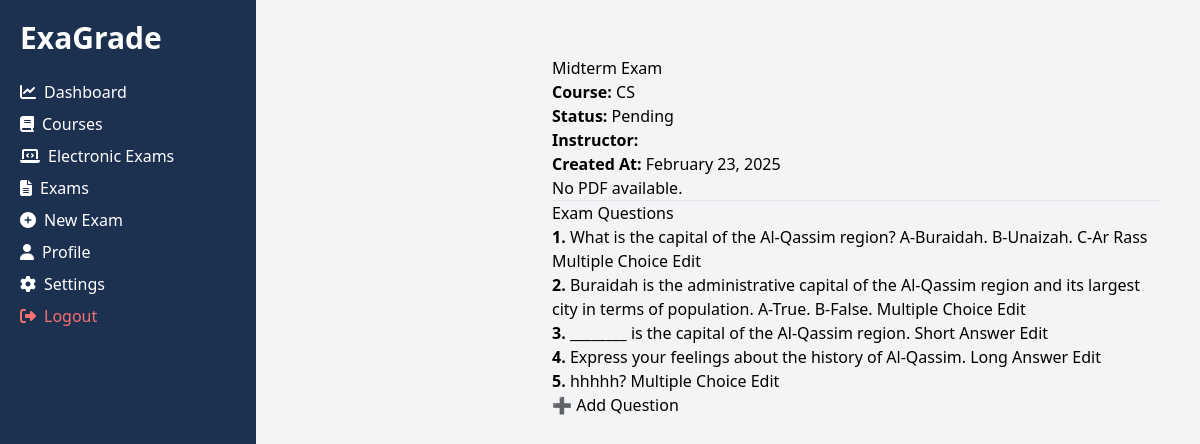
The page /exams/3/ (signed in) on the database its author committed.
### exams/models.py (models this page shows, shortened)
class Exam(models.Model):
    STATUS_CHOICES = [
        ("done", "Done"),
        ("progress", "Progress"),
        ("pending", "Pending"),
        ("requires_attention", "Requires Attention"),
    ]
    name = models.CharField(max_length=255)
    course = models.ForeignKey("courses.Course", on_delete=models.CASCADE, related_name="exams")
    created_at = models.DateTimeField(auto_now_add=True)
    status = models.CharField(max_length=20, choices=STATUS_CHOICES, default="pending")
    instructor = models.ForeignKey(CustomUser, on_delete=models.CASCADE, related_name="exams")
    solution_module = models.FileField(upload_to="exams/solution_modules/", blank=True, null=True)
    student_paper = models.FileField(upload_to="exams/student_papers/", blank=True, null=True)
    pdf_file = models.FileField(upload_to="exams/pdfs/", blank=True, null=True)

class Question(models.Model):
    QUESTION_TYPES = [
        ("TF", "True/False"),
        ("MCQ", "Multiple Choice"),
        ("SA", "Short Answer"),
        ("LA", "Long Answer"),
    ]
    exam = models.ForeignKey(Exam, on_delete=models.CASCADE, related_name="questions")
    text = models.TextField()
    question_type = models.CharField(max_length=10, choices=QUESTION_TYPES)

### courses/models.py (models this page shows, shortened)
class Course(models.Model):
    name = models.CharField(max_length=255)
    description = models.TextField(blank=True, null=True)
    instructor = models.ForeignKey(CustomUser, on_delete=models.CASCADE, related_name="courses")
    students = models.ManyToManyField(CustomUser, related_name="enrolled_courses", blank=True)
    course_code = models.CharField(max_length=6, unique=True, blank=True)  # Unique 6-digit code

### exams/views.py (the view)
# urls.py: path("<int:exam_id>/", exam_detail_view, name="detail"),
@login_required
def exam_detail_view(request, exam_id):
    exam = get_object_or_404(Exam, id=exam_id)
    questions = exam.questions.all()
    logger.debug(f"Rendering exam {exam.id} - {exam.name}")
    return render(request, "exams/exam_detail.html", {
        "exam": exam,
        "questions": questions
    })

### exams/templates/exams/exam_detail.html (shortened to what this page needs)
{% extends "base.html" %}
{% block content %}
<div class="container mt-4">
    <h2>{{ exam.name }}</h2>
    <p><strong>Course:</strong> {{ exam.course.name }}</p>
    <p><strong>Status:</strong> {{ exam.get_status_display }}</p>
    <p><strong>Instructor:</strong> {{ exam.instructor.get_full_name }}</p>
    <p><strong>Created At:</strong> {{ exam.created_at|date:"F d, Y" }}</p>
    {% if exam.pdf_file %}
        <div class="mt-3">
            <a href="{{ exam.pdf_file.url }}" target="_blank" class="btn btn-primary">
                📄 View PDF
            </a>
            <a href="{% url 'exams:download_pdf' exam.id %}" class="btn btn-success">
                ⬇️ Download PDF
            </a>
        </div>
    {% else %}
        <p class="text-muted">No PDF available.</p>
    {% endif %}
    <hr>
    <h3>Exam Questions</h3>
    {% if questions %}
        <ul class="list-group">
            {% for question in questions %}
                <li class="list-group-item">
                    <strong>{{ forloop.counter }}.</strong> {{ question.text }}
                    <span class="badge bg-info">{{ question.get_question_type_display }}</span>
                    {% if request.user.is_instructor %}
                        <a href="{% url 'exams:edit_question' question.id %}" class="btn btn-sm btn-warning">Edit</a>
                    {% endif %}
                </li>
            {% endfor %}
        </ul>
    {% else %}
        <p>No questions added yet.</p>
    {% endif %}
    {% if request.user.is_instructor %}
        <a href="{% url 'exams:add_question' exam.id %}" class="btn btn-success mt-3">
            ➕ Add Question
        </a>
    {% endif %}
</div>
{% endblock %}

### rows shown on the page
Exam: name "Midterm Exam", course.name "CS", status "Pending", created_at "February 23, 2025"
Question: text "What is the capital of the Al-Qassim region? A-Buraidah. B-Unaizah. C-Ar Rass", question_type "Multiple Choice"
Question: text "Buraidah is the administrative capital of the Al-Qassim region and its largest city in terms of population. A-True. B-False.", question_type "Multiple Choice"
Question: text "________ is the capital of the Al-Qassim region.", question_type "Short Answer"
Question: text "Express your feelings about the history of Al-Qassim.", question_type "Long Answer"
Question: text "hhhhh?", question_type "Multiple Choice"
